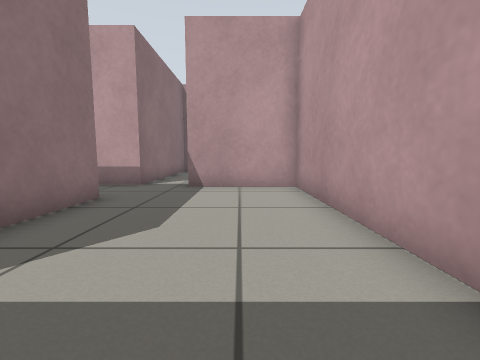
[1] (above)

16 first-person views from a walk through a robot-simulator world made for Gazebo. The camera is 0.5 m above the floor, tilts 6° down and sees 90° across. The floor is counted in squares, 0.5 m on a side. Each view is taken from the middle of a square. On the plan, view 1 faces up. The plan holds only what a view shows up to about 10 squares ahead; the rest is blank.

[2]
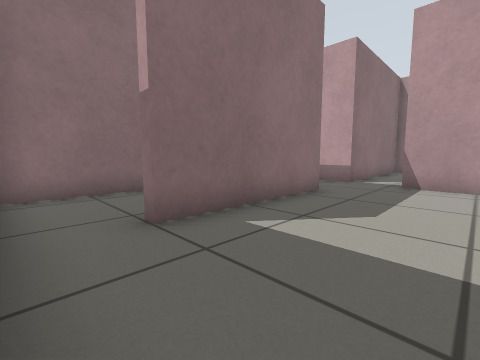

[3]
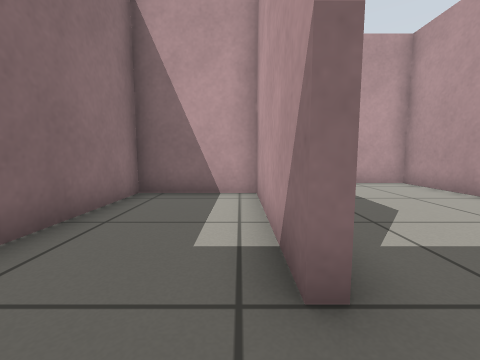

[4]
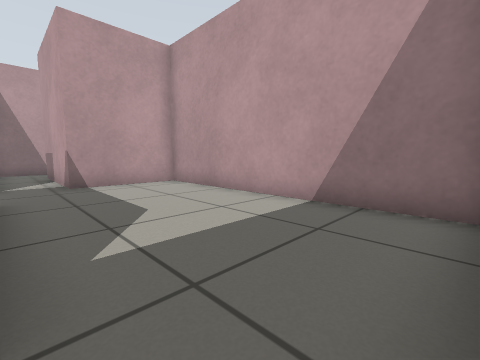

[5]
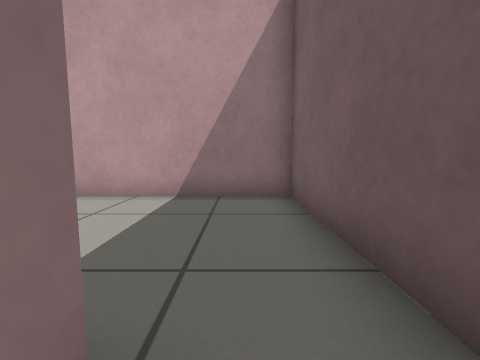

[6]
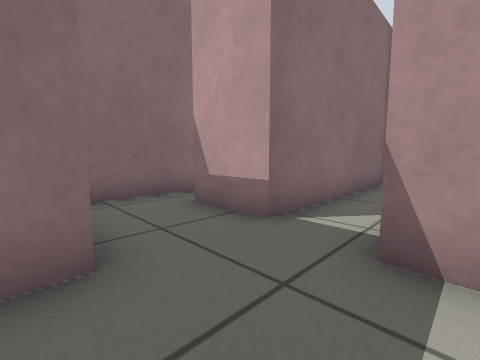

[7]
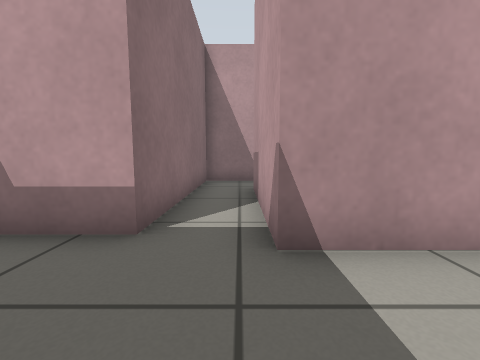

[8]
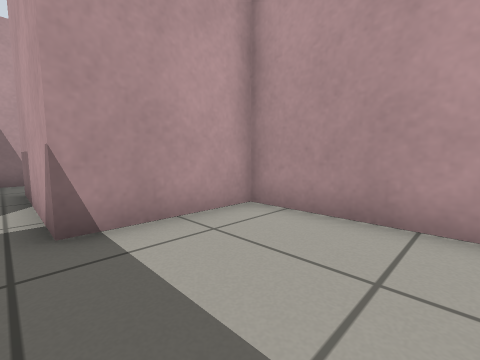

[9]
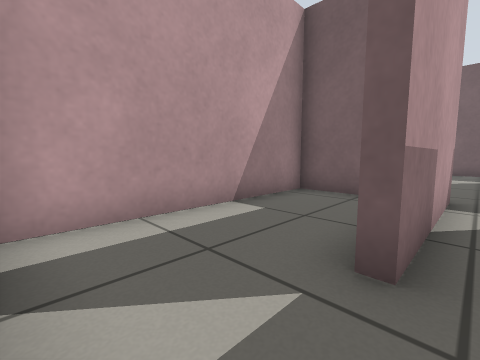

[10]
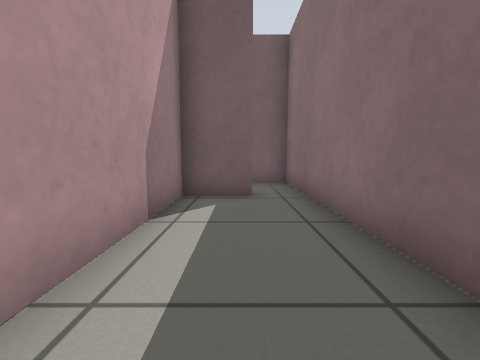

[11]
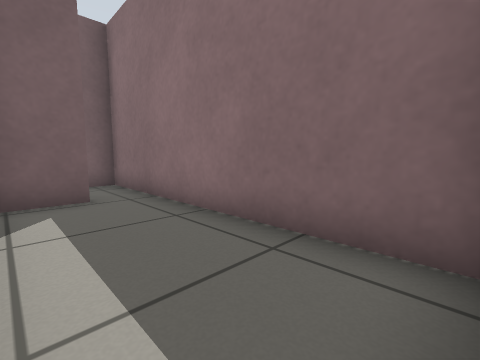

[12]
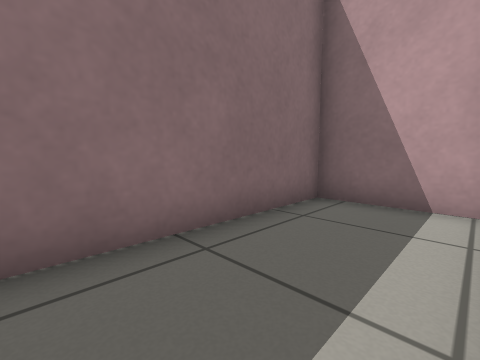

[13]
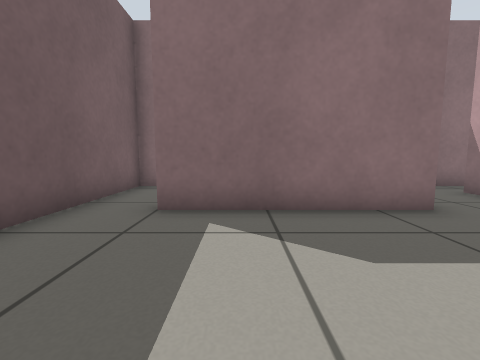

[14]
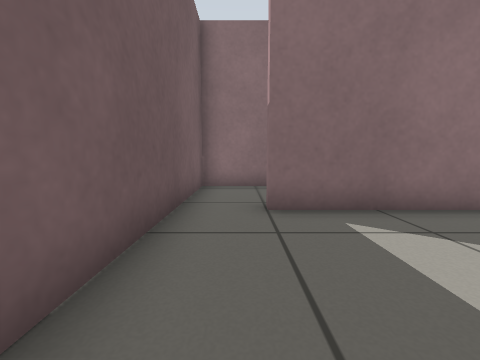

[15]
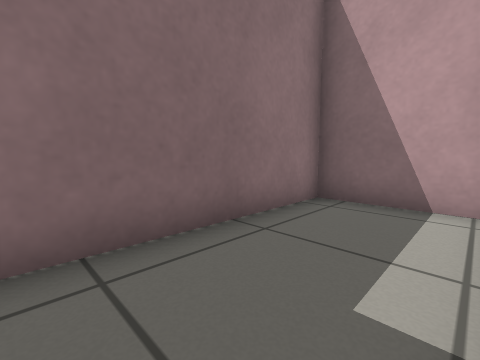

[16]
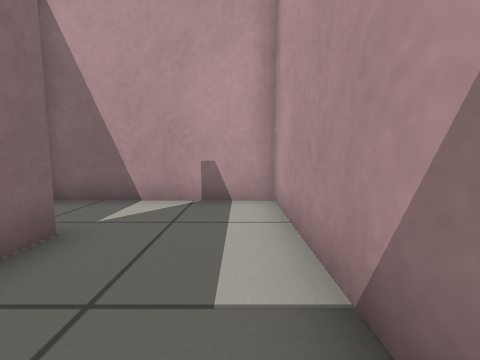

### Floor plan
Points are (right, up) in squares from view 1. A wall is a line through its corners. A room is listed if a view was taken in it or the views show most of it. See-through windows are left out.
Room 1 (views 1, 2, 4, 6, 7, 8, 9, 13, 14)
walls: (-3.3, 5.6) (-3.3, 0.5); (-3.4, -1.2) (1.8, -1.2) (1.8, 7.4) (-1.6, 7.4) (-1.6, 12); (-6.6, 8.5) (-6.6, 5.5) (-5.4, 5.5); (-1.6, 14.2) (-3.3, 14.2) (-3.3, 7.9) (-5.4, 7.9)
ways out: opening at (-3, -0.5) to room 2; opening at (-6, 8) to room 3; opening at (-1, 13) to room 4
Room 2 (views 3, 5, 15)
walls: (-3.6, 0.5) (-3.6, 5.2) (-6.6, 5.2) (-6.6, -1.2) (-3.4, -1.2)
ways out: opening at (-3, -0.5) to room 1
Room 3 (views 10, 11, 12)
walls: (-3.9, 14.2) (-6.6, 14.2) (-6.6, 8.5); (-5.4, 8.2) (-3.6, 8.2) (-3.6, 12.8)
ways out: opening at (-6, 8) to room 1
Room 4 (view 16)
walls: (-1.3, 12) (-1.3, 11.1); (0, 7.7) (1.8, 7.7) (1.8, 14.2) (-1.6, 14.2)
ways out: opening at (-1, 13) to room 1

Positions as (right, up) in squares from view 1, and headings:
1: (0, 0), facing up
2: (0, -1), facing up-left
3: (-4, -1), facing up
4: (-3, -1), facing up-right
5: (-4, 0), facing right
6: (-1, 5), facing up-left
7: (-2, 5), facing up
8: (-2, 4), facing up-right
9: (-2, 14), facing down-right
10: (-5, 14), facing down
11: (-4, 14), facing down-left
12: (-4, 9), facing up-left
13: (1, 2), facing left
14: (1, 0), facing left
15: (-4, 0), facing up-left
16: (1, 9), facing up
